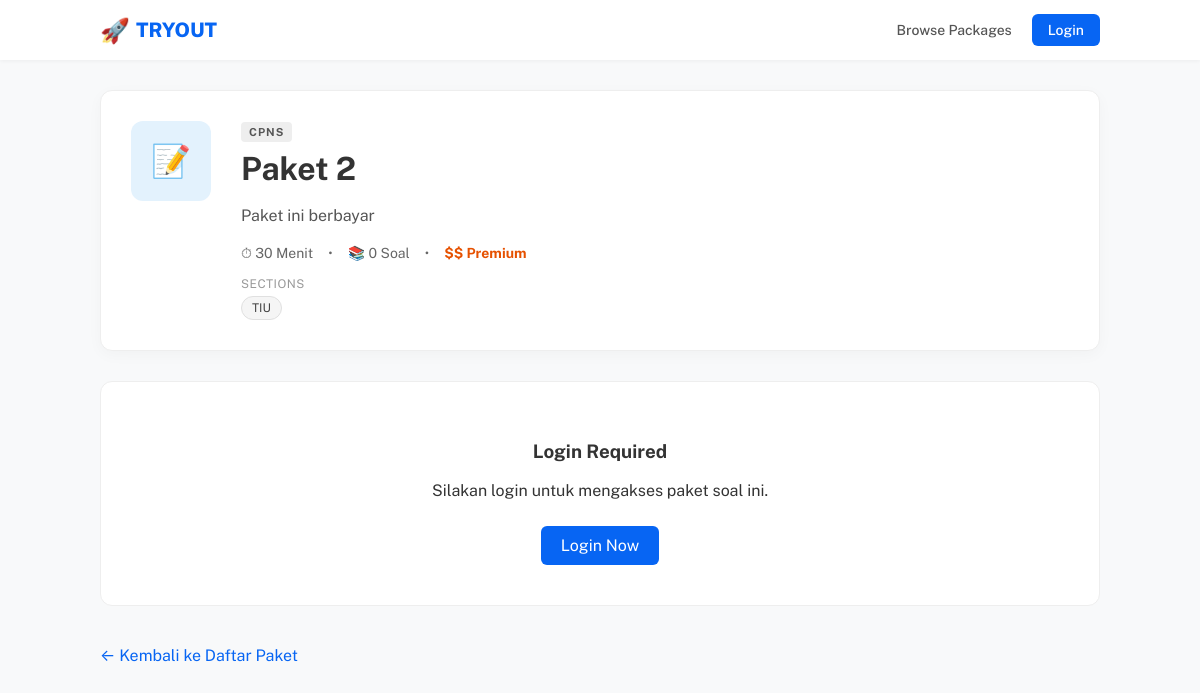
Before: /packages/paket-2/ with the older database file.
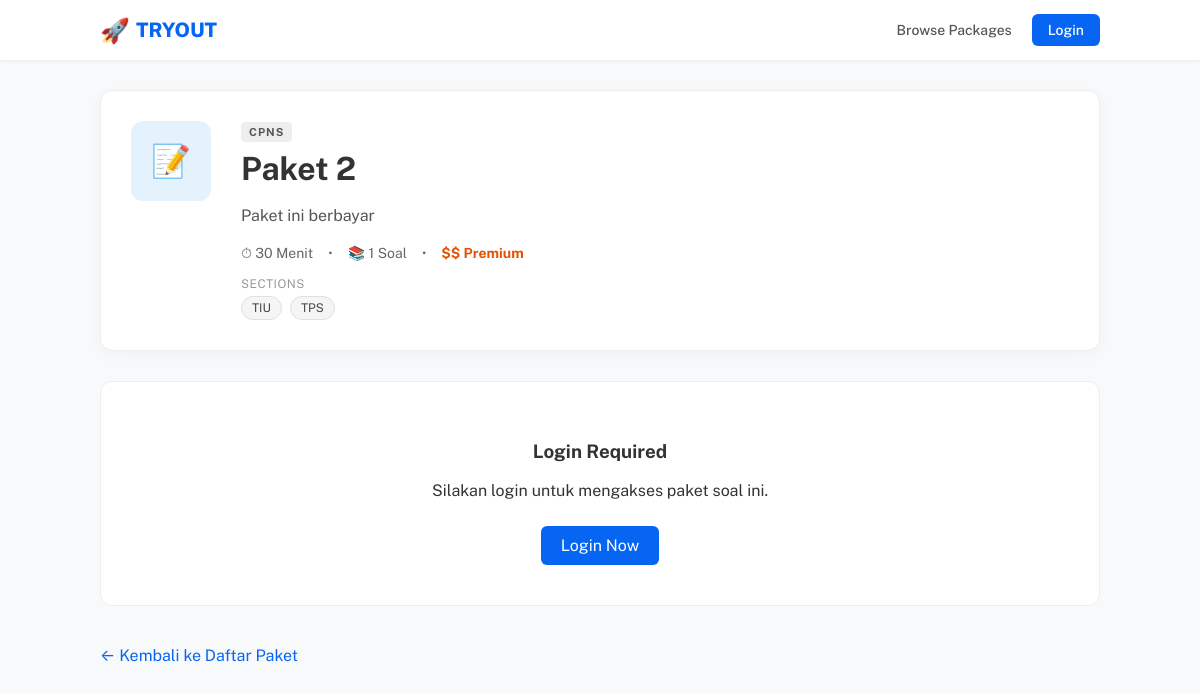
After: the same page with the newer database file.
### exam/models.py (models this page shows, shortened)
class Section(models.Model):
    package = models.ForeignKey(Package, on_delete=models.CASCADE, related_name="sections")
    title = models.CharField(max_length=120)
    order_index = models.PositiveIntegerField(default=0)
    class Meta:
        ordering = ["order_index", "id"]
        unique_together = [("package", "title")]

### exam/views.py (the view, shortened to what this page needs)
# urls.py: path("packages/<slug:slug>/", views.package_detail, name="package_detail"),
def package_detail(request, slug):
    package = get_object_or_404(Package.objects.select_related("category").prefetch_related("sections"), slug=slug, is_active=True)
    q_count = package.questions.filter(is_active=True).count()
    up = None
    max_score = None
    last_attempt_date = None
    return render(request, "exam/package_detail.html", {
        "package": package,
        "q_count": q_count,
        "up": up,
        "max_score": max_score,
        "last_attempt_date": last_attempt_date,
    })

### exam/templates/exam/package_detail.html (shortened to what this page needs)
{% extends "core/base.html" %}
{% block content %}
<div class="detail-header">
  <div class="package-icon">📝</div>
  <div style="flex:1;">
    <span
      style="background:#eee; padding:4px 8px; border-radius:4px; font-size:11px; font-weight:bold; letter-spacing:1px; color:#555;">
      {{ package.category.name|upper }}</span>
    <h1 style="margin:10px 0;">{{ package.title }}</h1>
    <p style="color:#555; max-width:600px; line-height:1.6;">{{ package.description }}</p>
    <div class="meta-tags">
      <span>⏱ {{ package.duration_minutes }} Menit</span>
      <span>•</span>
      <span>📚 {{ q_count }} Soal</span>
      <span>•</span>
      {% if package.is_paid %}
          <span style="color:#e65100; font-weight:bold;">$$ Premium</span>
      {% else %}
      <span style="color:green; font-weight:bold;">Free</span>
      {% endif %}
    </div>
    {% if package.sections.all %}
    <div style="margin-top:15px;">
        <div style="font-size:12px; color:#999; margin-bottom:5px; text-transform:uppercase; letter-spacing:0.5px;">Sections</div>
        <div style="display:flex; flex-wrap:wrap; gap:8px;">
            {% for s in package.sections.all %}
            <span style="background:#f5f5f5; color:#444; padding:4px 10px; border-radius:15px; font-size:12px; border:1px solid #e0e0e0;">
                {{ s.title }}
            </span>
            {% endfor %}
        </div>
    </div>
    {% endif %}
  </div>
</div>
{% if request.user.is_authenticated %}
{% if not package.is_paid or up.is_purchased %}
<h3 style="margin-bottom:20px;">Pilih Mode Pengerjaan</h3>
<div class="mode-grid">
  <a href="{% url 'start_attempt' package.slug %}?mode=TRYOUT" class="mode-card">
    <div class="mode-title" style="color:#d32f2f;">⏱️ Tryout Mode</div>
    <div class="mode-desc">
      Mengerjakan soal dengan batasan waktu layaknya ujian asli. Skor dan analisis akan keluar setelah selesai.
    </div>
  </a>
  <a href="{% url 'start_attempt' package.slug %}?mode=LEARN" class="mode-card">
    <div class="mode-title" style="color:#2e7d32;">🎓 Learn Mode</div>
    <div class="mode-desc">
      Belajar santai tanpa timer ketat. Bisa melihat pembahasan langsung di setiap soal.
    </div>
  </a>
</div>
{% else %}
<div class="alert alert-warning">
  🔒 Paket ini terkunci. Silakan beli paket ini untuk mengakses soal.
</div>
{% endif %}
{% else %}
<div style="text-align:center; padding:40px; background:white; border-radius:12px; border:1px solid #eee;">
  <h3>Login Required</h3>
  <p>Silakan login untuk mengakses paket soal ini.</p>
  <a href="{% url 'login' %}"
    style="display:inline-block; margin-top:10px; padding:10px 20px; background:#0765f3; color:white; border-radius:6px; text-decoration:none;">Login
    Now</a>
</div>
{% endif %}
<br>
<a href="{% url 'package_list' %}" style="display:inline-block; margin-top:20px;">&larr; Kembali ke Daftar Paket</a>
{% endblock %}

Changed rows visible on the page:
added Section: title "TPS"
Other visible differences:
{{ q_count }}: "0" → "1"
